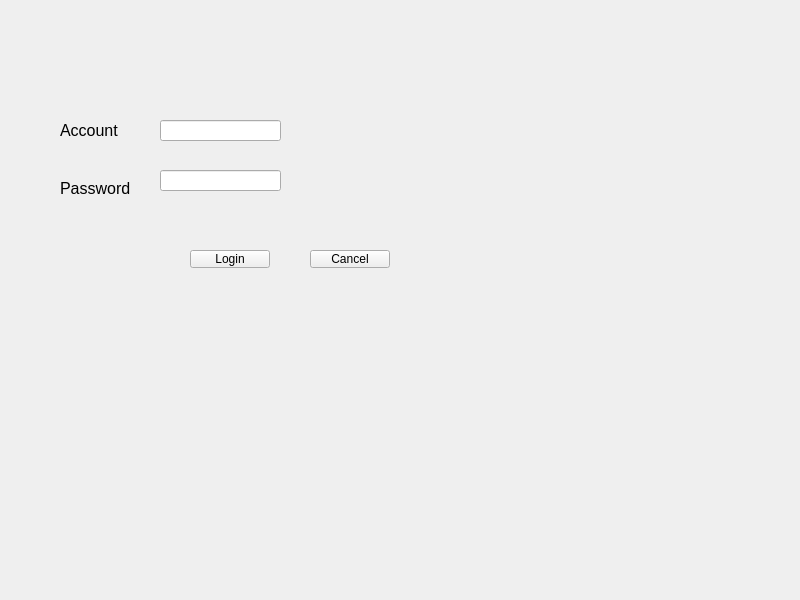
<?xml version="1.0" encoding="UTF-8"?>
<ui version="4.0">
 <class>Widget</class>
 <widget class="QWidget" name="Widget">
  <property name="geometry">
   <rect>
    <x>0</x>
    <y>0</y>
    <width>800</width>
    <height>600</height>
   </rect>
  </property>
  <property name="windowTitle">
   <string>Widget</string>
  </property>
  <widget class="QLabel" name="label">
   <property name="geometry">
    <rect>
     <x>60</x>
     <y>120</y>
     <width>71</width>
     <height>21</height>
    </rect>
   </property>
   <property name="font">
    <font>
     <pointsize>12</pointsize>
    </font>
   </property>
   <property name="text">
    <string>Account</string>
   </property>
  </widget>
  <widget class="QLabel" name="label_2">
   <property name="geometry">
    <rect>
     <x>60</x>
     <y>180</y>
     <width>81</width>
     <height>16</height>
    </rect>
   </property>
   <property name="font">
    <font>
     <pointsize>12</pointsize>
    </font>
   </property>
   <property name="text">
    <string>Password</string>
   </property>
  </widget>
  <widget class="QLineEdit" name="lineEdit_account">
   <property name="geometry">
    <rect>
     <x>160</x>
     <y>120</y>
     <width>121</width>
     <height>21</height>
    </rect>
   </property>
  </widget>
  <widget class="QLineEdit" name="lineEdit_password">
   <property name="geometry">
    <rect>
     <x>160</x>
     <y>170</y>
     <width>121</width>
     <height>21</height>
    </rect>
   </property>
  </widget>
  <widget class="QPushButton" name="Btw_login">
   <property name="geometry">
    <rect>
     <x>190</x>
     <y>250</y>
     <width>80</width>
     <height>18</height>
    </rect>
   </property>
   <property name="text">
    <string>Login</string>
   </property>
  </widget>
  <widget class="QPushButton" name="Btw_cancel">
   <property name="geometry">
    <rect>
     <x>310</x>
     <y>250</y>
     <width>80</width>
     <height>18</height>
    </rect>
   </property>
   <property name="text">
    <string>Cancel</string>
   </property>
  </widget>
  <widget class="QLabel" name="label_warning">
   <property name="geometry">
    <rect>
     <x>270</x>
     <y>55</y>
     <width>171</width>
     <height>31</height>
    </rect>
   </property>
   <property name="text">
    <string/>
   </property>
  </widget>
 </widget>
 <resources/>
 <connections/>
</ui>
